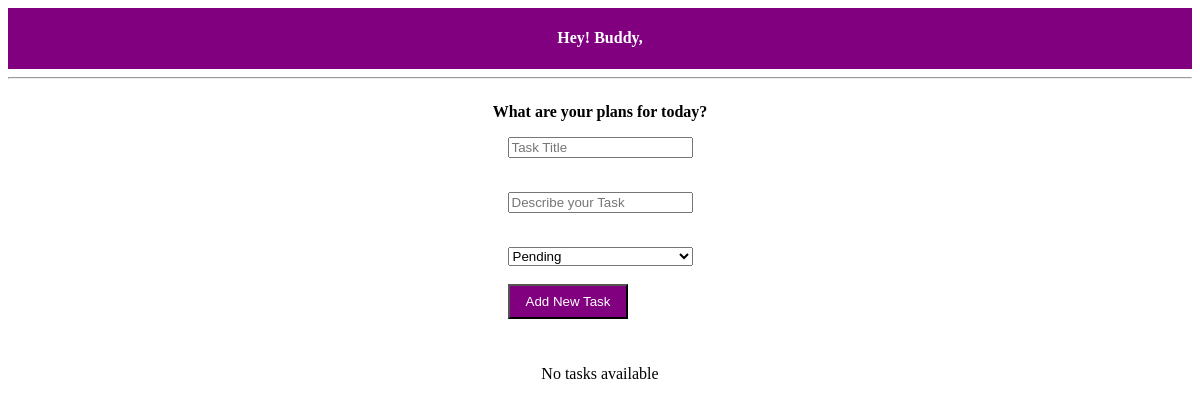
Before: / with the older database file.
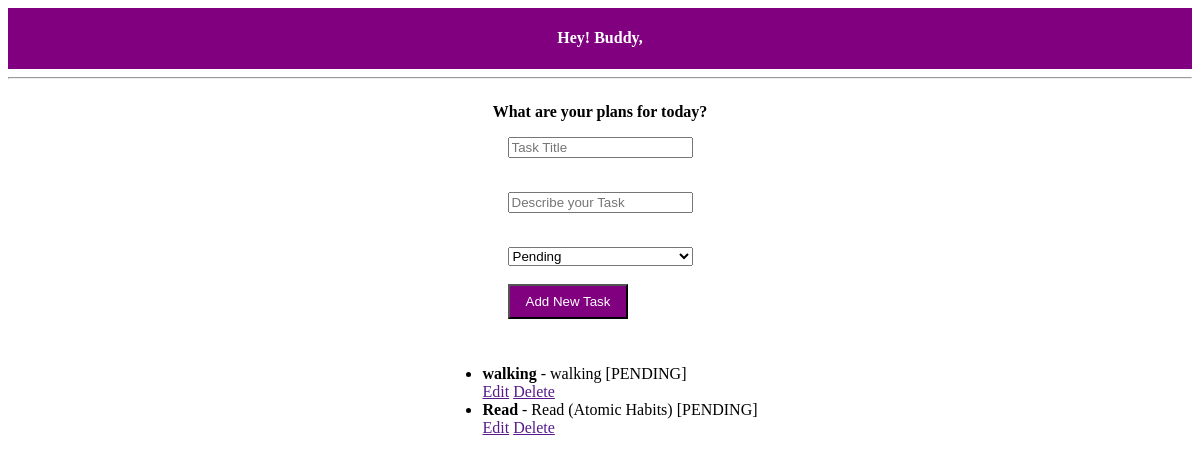
After: the same page with the newer database file.
### todoapp/models.py (models this page shows, shortened)
class Task(models.Model):
    status_choice = [
        ('PENDING' , 'Pending'),
        ('IN_PROGRESS', 'In Progress'),
        ('COMPLETED', 'Completed'),
    ]
    title = models.CharField(max_length=25, default='Untitled')
    description = models.TextField()
    status = models.CharField(max_length=20,choices=status_choice, default='PENDING' )

### todoapp/views.py (the view, shortened to what this page needs)
# urls.py: path("",views.index, name="index")
def index(request):
    tasks = Task.objects.all()
    return render(request, "index.html", {'tasks':tasks})

### templates/index.html (shortened to what this page needs)
{% load static %}
<!DOCTYPE html>
<html lang="en">
<head>
    <link rel="stylesheet" href="{% static 'todoapp/styles.css' %}">
</head>
<body>
    <div class="body-headline">
    <h4>Hey! Buddy,</h4>
    </div><hr>
    <div class="body-content">
    <p><strong>What are your plans for today? </strong></p>
    <form method="POST" class="add-task-form">
        <input type="text" name="title" placeholder="Task Title" required><br>
        <input type="text" name="description" placeholder="Describe your Task" required><br>
        <select name="status">
            <option value="PENDING">Pending</option>
        </select>
        <div class="add-task">
            <button type="submit">Add New Task</button>
        </div>
    </form>
    {% if tasks %}
    <ul class="tasks-list">
        {% for task in tasks %}
            <li class="task-item">
                <strong> {{task.title}}</strong> - {{task.description}}
                <span class="status">[{{ task.status}}]</span>
                <div class="actions">
                    <a href="">Edit</a>
                    <a href="">Delete</a>
                </div>
            </li>
        {% endfor %}
    </ul>
    {% else %}
        <p>No tasks available </p>
    {%endif%}
    </div>
</body>
</html>

### todoapp/static/todoapp/styles.css (style rules this page uses)
body, html { margin: 1; padding: 1; height: 100vh; }
.body-headline { display: flex; align-content: center; justify-content: center; margin: 0 auto; background-color: purple; color: white; }
.body-content { flex: 1; display: flex; flex-direction: column; align-items: center; justify-content: center; color: black; }
.add-task { margin: 10px 0; }
.add-task-form { display: flex; flex-direction: column; gap: 8px; margin-bottom: 20px; border: black; border-radius: 5px; }
.add-task button { padding: 8px 16px; background-color: purple; color: white; display: block; }

Changed rows visible on the page:
added Task: title "walking", description "walking", status "PENDING"
added Task: title "Read", description "Read (Atomic Habits)", status "PENDING"
Other visible differences:
text no longer shown: "No tasks available"
